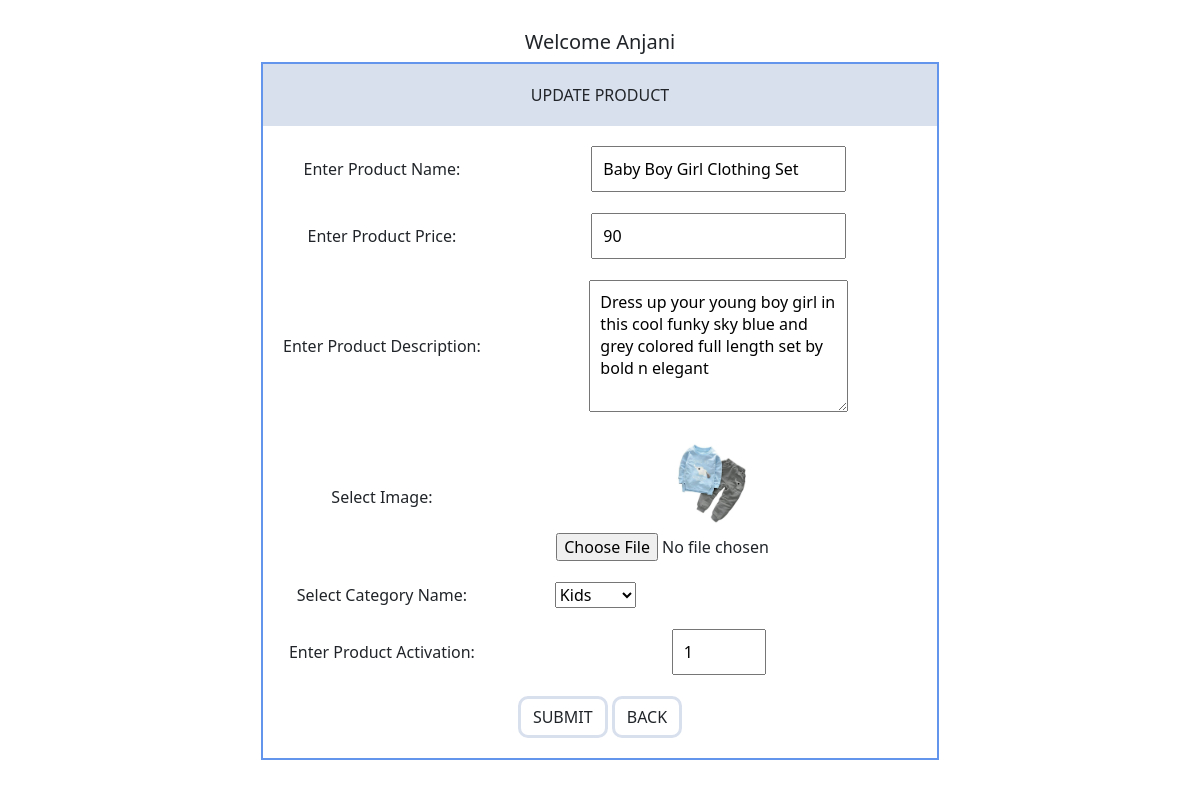
The app's page /admin-panel/update_product.php?p_id=30 (signed in), older data.
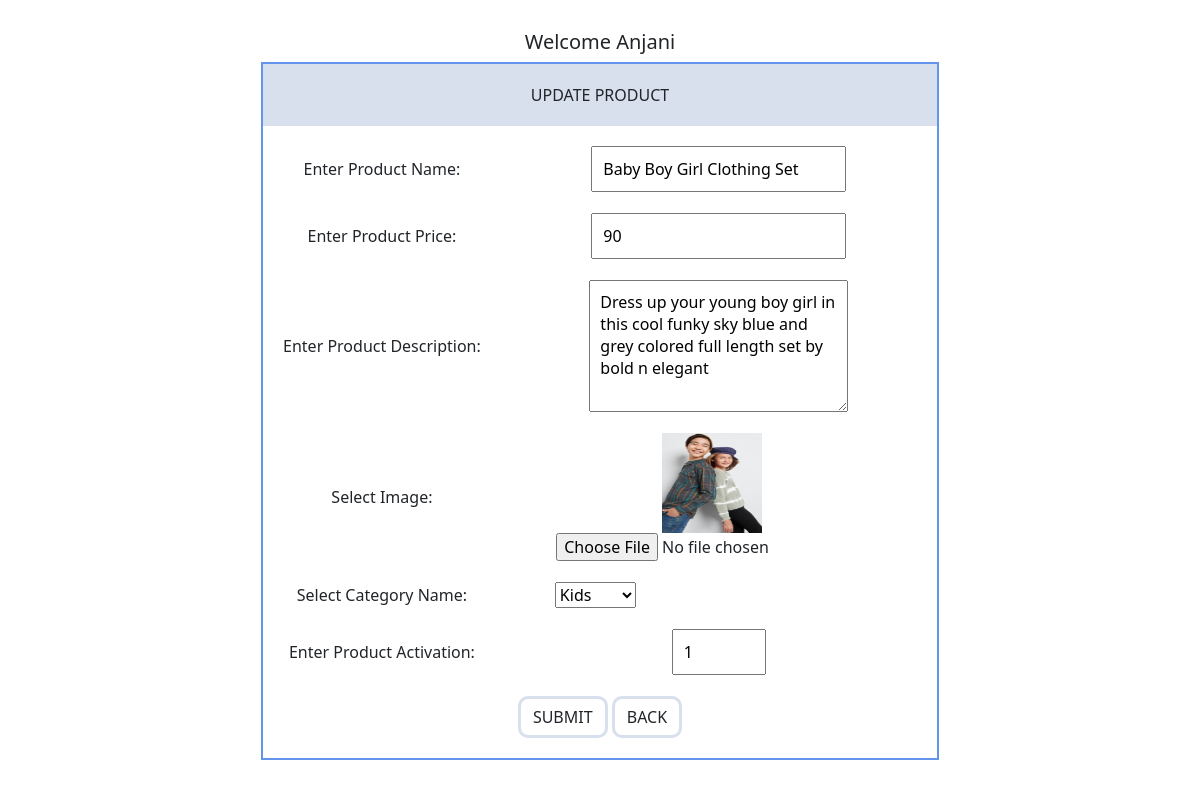
The same page, newer data.
### tables this page shows
CREATE TABLE `product_detail` (
  `p_id` bigint(10) NOT NULL,
  `p_name` varchar(100) NOT NULL,
  `p_price` bigint(50) NOT NULL,
  `p_desc` text NOT NULL,
  `p_image` varchar(100) NOT NULL,
  `c_name` varchar(50) NOT NULL,
  `is_active` bigint(20) NOT NULL DEFAULT 1
);

### admin-panel/update_product.php (the view, shortened to what this page needs)
<?php
include 'connection.php';
if($_SESSION['email']==''){
    header('Location:login.php');
}
else{
$id=$_GET['p_id'];
$email=$_SESSION['email'];
$query1=mysqli_query($con,"select a_name from admin where a_email='$email'") or die('Error in query');
$row1=mysqli_fetch_array($query1);
echo "<center><h5>Welcome ".$row1['a_name']."</h5></center>";
$query2=mysqli_query($con," select * from product_detail where p_id='$id' ") or die("Error in query");
$row2=mysqli_fetch_array($query2);
$p_name=$row2['p_name'];
$p_price=$row2['p_price'];
$p_desc=$row2['p_desc'];
$p_image=$row2['p_image'];
$c_name=$row2['c_name'];
$is_active=$row2['is_active'];
}
?>
<!DOCTYPE html>
<html lang="en">
<head>
    <link href="https://cdn.jsdelivr.net/npm/bootstrap@5.1.3/dist/css/bootstrap.min.css" rel="stylesheet">
    <link rel="stylesheet" href="css/style.css">
</head>
<body>
<center>
    <form method="POST" enctype="multipart/form-data">
        <table>
            <tr style="background-color:#d8dfed;">
                <td colspan="2" style="padding-bottom: 20px;">
                <label for="update">UPDATE PRODUCT</label>
                </td>
            </tr>
            <tr>
                <td> <label for="p_name">Enter Product Name:</label> </td>
                <td> <input type="text" class="input-value" name="p_name" id="p_name" value="<?php echo $p_name ?>"> </td>
            </tr>
            <tr>
                <td> <label for="p_price">Enter Product Price:</label> </td>
                <td> <input type="text" class="input-value" name="p_price" id="p_price" value="<?php echo $p_price ?>"> </td>
            </tr>
            <tr>
                <td><label for="p_desc">Enter Product Description:</label></td>
                <td><textarea name="p_desc" class="input-value" cols="24" rows="5" id=""><?php echo $p_desc ?></textarea></td>
            </tr>
            <tr>
                <td><label for="file">Select Image:</label></td>
                <td style="padding-left: 1%;">
                <img src="<?php echo $p_image ?>" style="width:100px; height:100px" alt="">
                <input type="file" name="file"  >
                </td>
            </tr>
            <tr>
                <td><label for="c_name">Select Category Name:</label></td>
                <td class="c_name">
                <select name="c_name" value="<?php echo $c_name ?>" id="c_name">
                    <option><?php echo $c_name ?></option>
                </select>
                </td>
            </tr>
            <tr>
                <td> <label for="is_active">Enter Product Activation:</label> </td>
                <td> <input type="number" min="0" max="1" class="input-value" name="is_active" id="is_active" value="<?php echo $is_active ?>"> </td>
            </tr>
            <tr>
                <td colspan="2" style="padding-bottom: 20px;"><input type="submit" class="btn" name="update" value="SUBMIT">
                <a href="view_products.php" class="btn">BACK</a></td>
            </tr>
        </table>
    </form>
    </center>
</body>
</html>

Row changes from the older to the newer data that the page shows:
changed product_detail "Baby Boy Girl Clothing Set": p_image: a different picture
